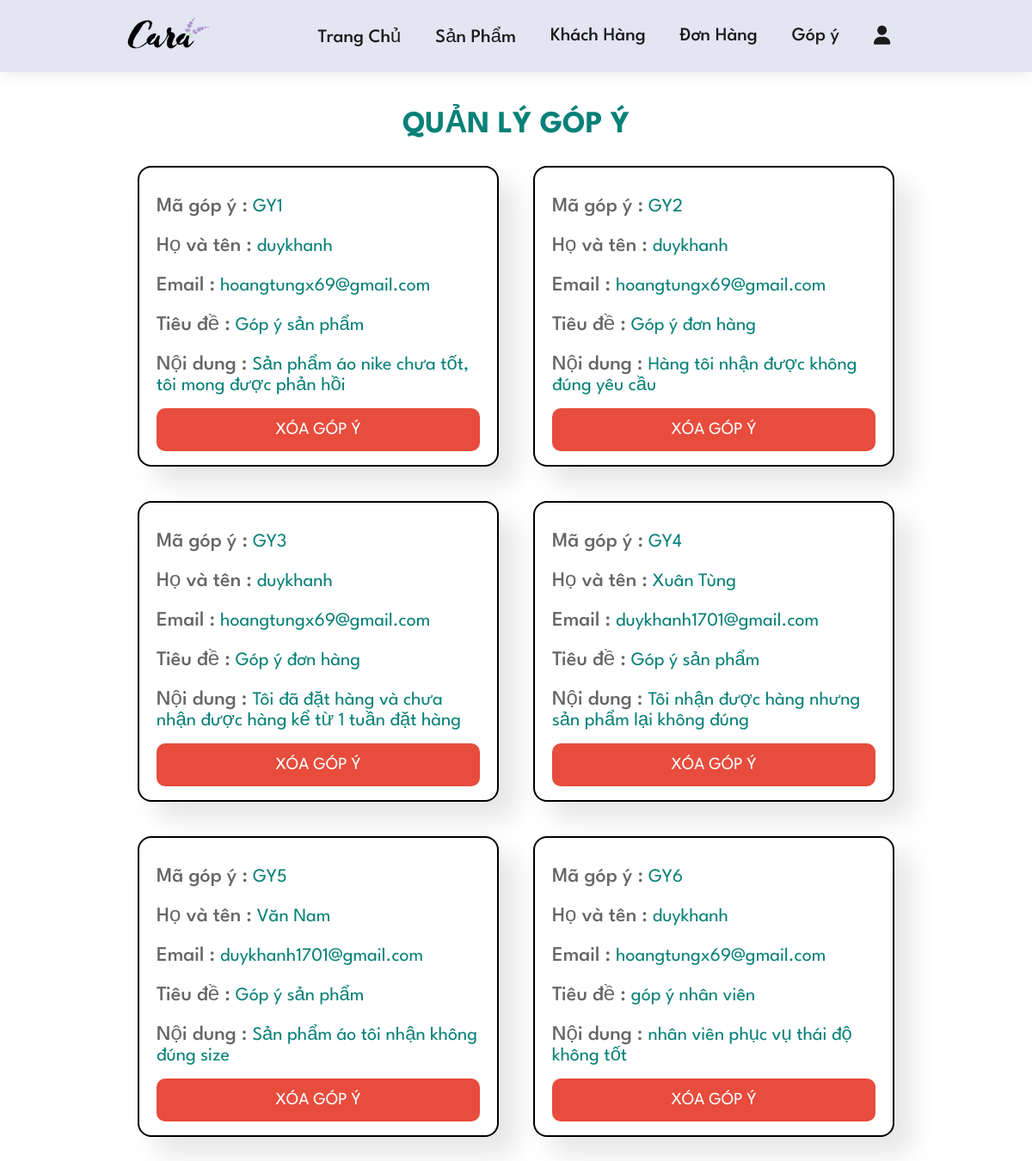
The app's page /feedback.php (signed in) with its own data.
### tables this page shows
CREATE TABLE `tbl_gopy` (
  `MaGY` varchar(20) NOT NULL,
  `MaKH` varchar(20) DEFAULT NULL,
  `HovaTen` text NOT NULL,
  `Email` text NOT NULL,
  `TenGY` text NOT NULL,
  `NoiDungGY` text NOT NULL,
  `TrangThaiGY` tinyint(1) NOT NULL
);

### controllers/feedback.ctl.php (called while the page is built, shortened)
<?php
require_once('modules/db.php');
require_once('models/feedback.model.php');
class feedbackController{
    private static feedbackModel $feedbackmodel;
    private static function init(): void
    {
        self::$feedbackmodel = new feedbackModel(DB());
    }
    public static function Render(): void
    {
        $dsgopy = self::$feedbackmodel->getfeedback();
        require_once('views/layoutadmin.php');
    }
}

### feedback.php (called while the page is built, shortened)
<?php
require_once('controllers/feedback.ctl.php');
feedbackController::Render();

### models/feedback.model.php (called while the page is built)
<?php
require_once('models/DTOs/gopy.php');
class feedbackModel
{
    protected PDO $db;
    public function __construct($db)
    {
        $this->db=$db;
    }
    public function getfeedback()
    {
         try {
            $stmt='Select *
                    From tbl_gopy
                    Where TrangThaiGY = 1';
            $prepare = $this->db->prepare($stmt);
            $prepare->execute();
            $dsgopy = array();
            while($result = $prepare->fetch())
            {
                $gy = new gopy($result['MaGY'], $result['MaKH'], $result['HovaTen'], $result['Email'], $result['TenGY'], $result['NoiDungGY'], $result['TrangThaiGY']);
                array_push($dsgopy, $gy);
            }
            return $dsgopy;
        } catch (PDOException $e) {
            return $e->getMessage();
        }
    }
}

### models/DTOs/gopy.php (called while the page is built, shortened)
<?php
class gopy
{
	private $MaGY;
	private $HovaTen;
	private $Email;
	private $TenGY;
	private $NoiDungGY;
    public function getMaGY()
    {
        return $this->MaGY;
    }
    public function getHovaTen()
    {
        return $this->HovaTen;
    }
    public function getEmail()
    {
        return $this->Email;
    }
    public function getTenGY()
    {
        return $this->TenGY;
    }
    public function getNoiDungGY()
    {
        return $this->NoiDungGY;
    }
	function __construct($MaGY,$MaKH,$HovaTen,$Email,$TenGY,$NoiDungGY,$TrangThaiGY)
    {
		$this->MaGY = $MaGY;
		$this->HovaTen = $HovaTen;
		$this->Email = $Email;
		$this->TenGY = $TenGY;
		$this->NoiDungGY = $NoiDungGY;
	}
}
?>

### views/feedback.tmpl.php (the view)
<section class="messages section-p1">
   <h2 class="title">QUẢN LÝ GÓP Ý</h2>
   <div class="box-container">
   <?php
        if(!empty($dsgopy))
        {
            foreach ($dsgopy as $gopy) {
                echo '<div class="box">
                <p> Mã góp ý : <span>'.$gopy->getMaGY().'</span> </p>
                <p> Họ và tên : <span>'.$gopy->getHovaTen().'</span> </p>
                <p> Email : <span>'.$gopy->getEmail().'</span> </p>
                <p> Tiêu đề : <span>'.$gopy->getTenGY().'</span> </p>
                <p> Nội dung : <span>'.$gopy->getNoiDungGY().'</span> </p>
                <a href="./controllers/feedbackitem.ctl.php?magy='.$gopy->getMaGY().'" class="delete-btn">XÓA GÓP Ý</a>
            </div>';
            }
        }
        else
        {
            echo '<p class="empty">Chưa có góp ý của khách hàng</p>';
        }
   ?>
   </div>
</section>

### static/css/adminstyle.css (style rules this page uses)
* { margin: 0px; padding: 0px; box-sizing: border-box; font-family: "League Spartan", sans-serif; }
h2 { font-size: 48px; line-height: 54px; color: #222; }
p { font-size: 25px; color: #465b52; margin: 15px 0px 20px 0px; }
.section-p1 { padding: 35px 60px; }
body { width: 100%; }
.messages .box-container { display: grid; grid-template-columns: repeat(auto-fit, 35vw); gap: 40px; align-items: flex-start; justify-content: center; }
.messages .title { text-align: center; text-transform: uppercase; margin-bottom: 20px; font-size: 36px; color: #088178; }
.messages .box-container .box { border: 2px solid #000; box-shadow: 20px 20px 30px rgba(0, 0, 0, 0.1); background-color: #fff; border-radius: 16px; padding: 16px 20px; }
.messages .box-container .box p { line-height: 1; font-weight: 500; padding: 5px 0; margin: 12px 0px 0px 0px; font-size: 24px; color: #666; }
.messages .box-container .box p span { color: #088178; font-size: 22px; font-weight: 400; }
.messages .box .delete-btn { display: block; width: 100%; margin-top: 10px; border-radius: 10px; font-size: 20px; padding: 16px 0px; text-transform: capitalize; cursor: pointer; text-align: center; color: white; background-color: #e74c3c; }
.messages .box a { text-decoration: none; }

### records on screen
tbl_gopy: MaGY "GY1", HovaTen "duykhanh", Email "hoangtungx69@gmail.com", TenGY "Góp ý sản phẩm", NoiDungGY "Sản phẩm áo nike chưa tốt, tôi mong được phản hồi"
tbl_gopy: MaGY "GY2", HovaTen "duykhanh", Email "hoangtungx69@gmail.com", TenGY "Góp ý đơn hàng", NoiDungGY "Hàng tôi nhận được không đúng yêu cầu"
tbl_gopy: MaGY "GY3", HovaTen "duykhanh", Email "hoangtungx69@gmail.com", TenGY "Góp ý đơn hàng", NoiDungGY "Tôi đã đặt hàng và chưa nhận được hàng kể từ 1 tuần đặt hàng"
tbl_gopy: MaGY "GY4", HovaTen "Xuân Tùng", Email "duykhanh1701@gmail.com", TenGY "Góp ý sản phẩm", NoiDungGY "Tôi nhận được hàng nhưng sản phẩm lại không đúng"
tbl_gopy: MaGY "GY5", HovaTen "Văn Nam", Email "duykhanh1701@gmail.com", TenGY "Góp ý sản phẩm", NoiDungGY "Sản phẩm áo tôi nhận không đúng size"
tbl_gopy: MaGY "GY6", HovaTen "duykhanh", Email "hoangtungx69@gmail.com", TenGY "góp ý nhân viên", NoiDungGY "nhân viên phục vụ thái độ không tốt"
